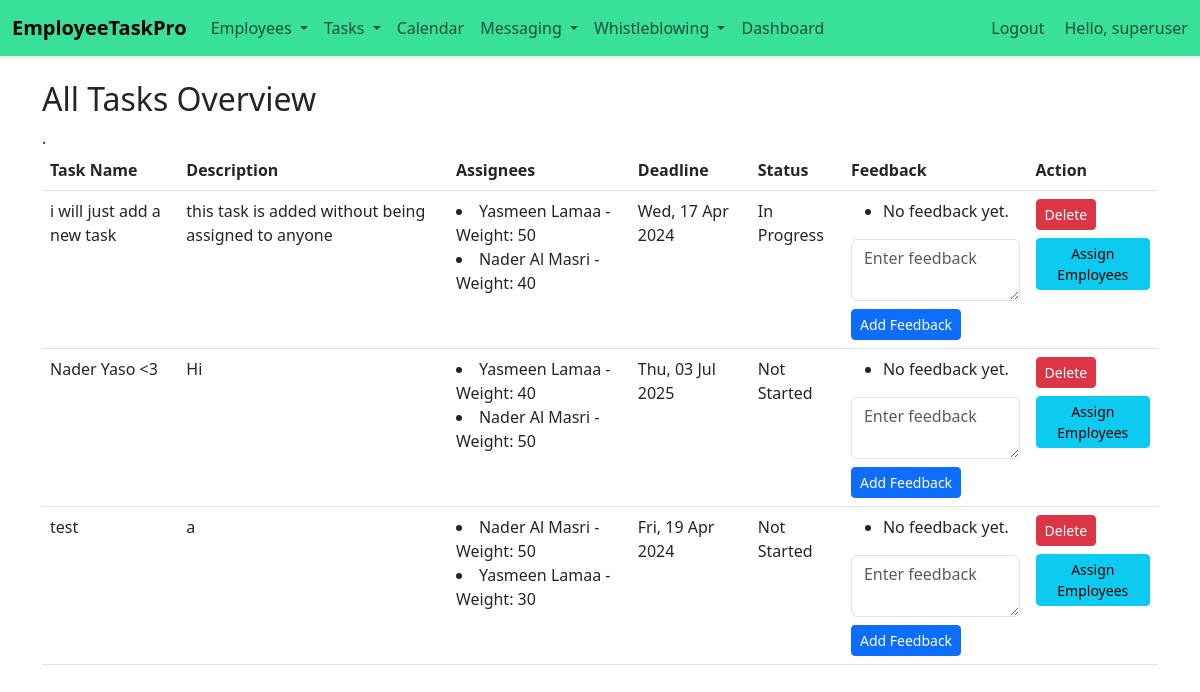
/emp/hr-tasks/ (signed in), run on an earlier commit of the app's database.
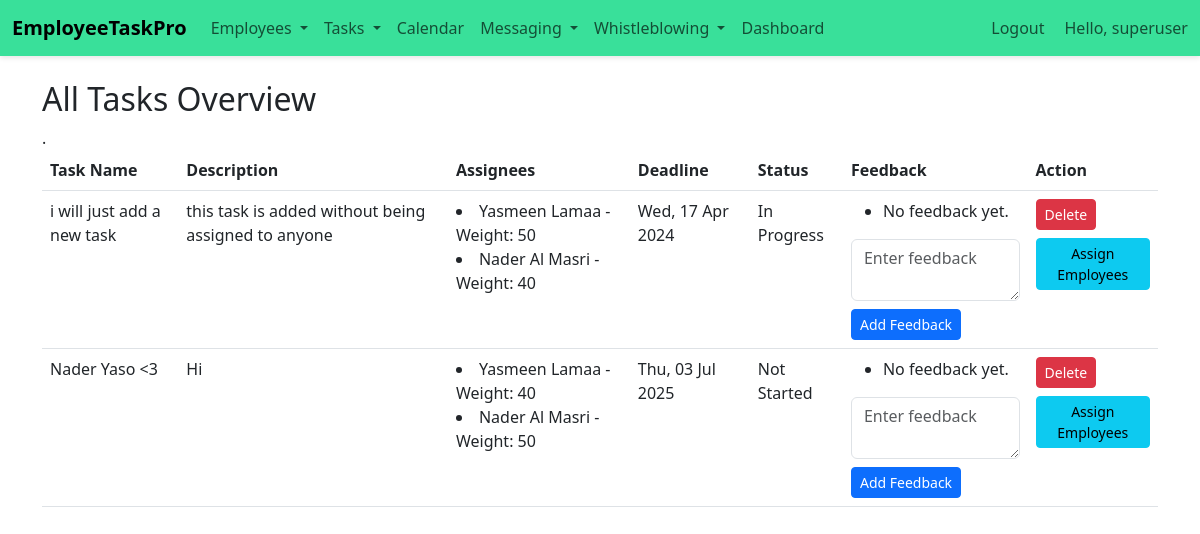
And on a later commit of the database.
### emp/models.py (models this page shows, shortened)
class Task(models.Model):
    title = models.CharField(max_length=200)
    description = models.TextField(blank=True, null=True)
    deadline = models.DateTimeField(null=True, blank=True)
    feedback = models.TextField(blank=True, null=True)
    urgency = models.CharField(
        max_length=50,
        choices=[('Low', 'Low'), ('Medium', 'Medium'), ('High', 'High')],
        default='Low'
    )
    status = models.CharField(
        max_length=50,
        choices=[('Not Started', 'Not Started'), ('In Progress', 'In Progress'), ('Completed', 'Completed')],
        default='Not Started'
    )
    date_created = models.DateTimeField(default=timezone.now)
    date_updated = models.DateTimeField(auto_now=True)

class TaskAssignee(models.Model):
    task = models.ForeignKey('Task', on_delete=models.CASCADE)
    emp = models.ForeignKey('Emp', on_delete=models.CASCADE)
    weight = models.IntegerField(help_text='Percentage of task responsibility')
    class Meta:
        unique_together = ('task', 'emp')

class Emp(models.Model):
    firstname=models.CharField(max_length=200)
    fathername=models.CharField(max_length=200)
    lastname=models.CharField(max_length=200)
    gender = models.TextField(blank=True,null= True)
    dob = models.DateField(blank=True,null= True)
    emp_id=models.CharField(max_length=200)
    phone = models.CharField(max_length=20, null=True)
    email = models.EmailField(null=True)
    date_hired = models.DateField(default=timezone.now)
    salary = models.FloatField(default=0)
    date_added = models.DateTimeField(default=timezone.now)
    date_updated = models.DateTimeField(auto_now=True)
    address = models.CharField(max_length=100, null=True)
    status=models.BooleanField(default=True)
    department=models.CharField(max_length=200, null=True)
    user = models.OneToOneField(User, on_delete=models.CASCADE, null=True)

### emp/views.py (the view)
# urls.py: path('hr-tasks/', hr_task_overview, name='hr_task_overview'),
@login_required
def hr_task_overview(request):
    if not request.user.groups.filter(name='HR').exists():
        return redirect('emp:emp_home')  # Adjust the redirect as needed
    tasks = Task.objects.all().prefetch_related('taskassignee_set__emp')
    context = {'tasks': tasks}
    return render(request, 'emp/hr_task_overview.html', context)

### emp/context_processors.py (called while the page is built)
def user_roles(request):
    is_hr_or_manager = request.user.groups.filter(name__in=['HR', 'Manager']).exists()
    is_employee = request.user.groups.filter(name='Employee').exists()
    return {
        'is_hr_or_manager': is_hr_or_manager,
        'is_employee': is_employee,
    }

### templates/emp/hr_task_overview.html (shortened to what this page needs)
{% load static %}
<!doctype html>
<html lang="en">
<head>
    <link href="https://cdn.jsdelivr.net/npm/bootstrap@5.2.2/dist/css/bootstrap.min.css"
          rel="stylesheet"
>
</head>
<body>
{% include 'emp/navbar.html' %}
<div class="container my-4">
    <h2>All Tasks Overview</h2>
    <table class="table">
        <thead>
            <tr>
                <th>Task Name</th>
                <th>Description</th>
                <th>Assignees</th>
                <th>Deadline</th>
                <th>Status</th>
                <th>Feedback</th>.
                <th>Action</th>
            </tr>
        </thead>
        <tbody>
            {% for task in tasks %}
            <tr>
                <td>{{ task.title }}</td>
                <td>{{ task.description }}</td>
                <td>
                    {% for assignee in task.taskassignee_set.all %}
                        <li>{{ assignee.emp.firstname }} {{ assignee.emp.lastname }} - Weight: {{ assignee.weight }}</li>
                    {% endfor %}
                </td>
                <td>{{ task.deadline|date:"D, d M Y" }}</td>
                <td>{{ task.status }}</td>
                <td>
                    <ul>
                        {% for feedback in task.feedbacks.all %}
                        <li><strong>{{ feedback.created_by.username }}:</strong> {{ feedback.content }} ({{ feedback.created_at|date:"Y-m-d H:i" }})</li>
                        {% empty %}
                        <li>No feedback yet.</li>
                        {% endfor %}
                    </ul>
                    <form action="{% url 'emp:add_task_feedback' task.id %}" method="post">
                        <textarea name="feedback" class="form-control mb-2" placeholder="Enter feedback"></textarea>
                        <button type="submit" class="btn btn-primary btn-sm">Add Feedback</button>
                    </form>
                </td>
                <td>
                    <form action="{% url 'emp:delete_task' task.id %}" method="post" onsubmit="return confirm('Are you sure you want to delete this task?');">
                        <button type="submit" class="btn btn-danger btn-sm">Delete</button>
                    </form>
                    <a href="{% url 'emp:assign_task' task.id %}" class="btn btn-info btn-sm mt-2">Assign Employees</a>
                </td>
            </tr>
            {% empty %}
            <tr>
                <td colspan="6" class="text-center">No tasks available.</td>
            </tr>
            {% endfor %}
        </tbody>
    </table>
</div>
</body>
</html>

What changed in the data, as far as the page shows it:
removed Task: title "test", description "a", deadline "Fri, 19 Apr 2024", status "Not Started"
removed TaskAssignee: emp.firstname "Nader", emp.lastname "Al Masri", weight "50", shown under "test"
removed TaskAssignee: emp.firstname "Yasmeen", emp.lastname "Lamaa", weight "30", shown under "test"
